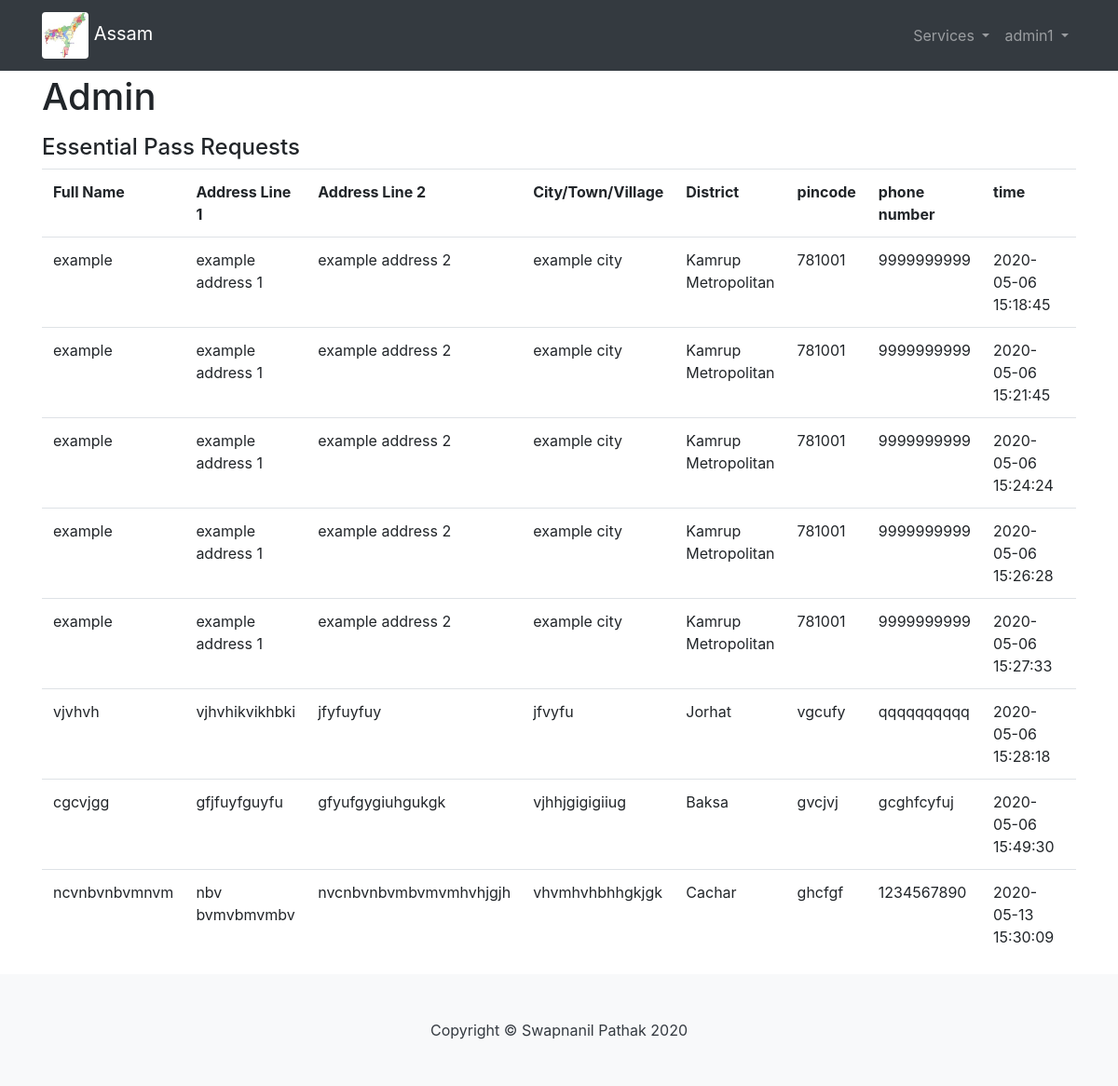
The app's page /admin/foodSupply.php (signed in) with its own data.
### tables this page shows
CREATE TABLE `foodsupplyaddresses` (
  `address_id` int(10) UNSIGNED NOT NULL,
  `user_id` int(10) UNSIGNED NOT NULL,
  `fullname` varchar(50) NOT NULL,
  `address1` varchar(255) NOT NULL,
  `address2` varchar(255) NOT NULL,
  `city` varchar(50) NOT NULL,
  `district` varchar(50) NOT NULL,
  `pincode` varchar(6) NOT NULL,
  `phoneno` varchar(10) NOT NULL,
  `status` varchar(20) DEFAULT 'processing',
  `date` timestamp NOT NULL DEFAULT CURRENT_TIMESTAMP
);

### admin/foodSupply.php (the view, shortened to what this page needs)
<?php
  require_once("../include/config.php");
  $userId = $_SESSION['id'];
  $getUserInfo = $con->prepare("SELECT * FROM adminusers WHERE id= :id LIMIT 1");
  $getUserInfo->bindParam(':id',$userId,PDO::PARAM_INT);
  $getUserInfo->execute();
  if($getUserInfo->rowCount()==1){
    $userDetails = $getUserInfo->fetch(PDO::FETCH_ASSOC);
  }else{
    header("location:/covid19hackathon/admin/logout.php");exit;
  }
?>
<!DOCTYPE html>
<html lang="en">
<head>
  <link href="assets/css/bootstrap.min.css" rel="stylesheet">
  <link href="assets/css/modern-business.css" rel="stylesheet">
</head>
<body>
  <?php require("navbar.php");?>
  <div class="container">
    <h1 class="mt-4 mb-3">Admin
    </h1>
    <div class="row">
      <div class="col-lg-12">
        <h4>Essential Pass Requests</h4>
          <div style="overflow-x:auto;">
  <table class="table">
    <tr><th>Full Name</th><th>Address Line 1</th><th>Address Line 2</th><th>City/Town/Village</th><th>District</th><th>pincode</th><th>phone number</th><th>time</th><th>Status</th></tr>
            <?php
              $foodSupplyList = $con->prepare("SELECT * FROM foodsupplyaddresses");
              $foodSupplyList->execute();
              while($row = $foodSupplyList->fetch(PDO::FETCH_ASSOC)){
                echo "<tr><td>".$row['fullname']."</td><td>".$row['address1']."</td><td>".$row['address2']."</td><td>".$row['city']."</td><td>".$row['district']."</td><td>".$row['pincode']."</td><td>".$row['phoneno']."</td><td>".$row['date']."</td><td><form method='POST' action='foodSupply.php'>
                <input type ='hidden' name='address_id' value=".$row['address_id'].">
                <select name='new_status'>
                <option selected>".$row['status']."</option>
                <option>Initiated</option>
                <option>Dispatched</option>
                <option>Delivered</option>
                <option>Processing</option>
                </select>
                <input type='submit' value='GO' class='btn btn-dark'>
                </form></td>";
              }
            ?>
  </table>
</div>
      </div>
    </div>
  </div>
  <footer class="py-5 bg-light">
    <div class="container">
      <p class="m-0 text-center text-dark">Copyright &copy; Swapnanil Pathak 2020</p>
    </div>
  </footer>
</body>
</html>

### admin/navbar.php (shortened to what this page needs)
<nav class="navbar fixed-top navbar-expand-lg navbar-dark bg-dark fixed-top">
  <div class="container">
   <a class="navbar-brand" href="dashboard.php"> <img src="../assets/images/assammap.jpg" class="img-responsive rounded circle" alt="Responsive image" width="50px" height ="50px"> Assam </a>
    <div class="collapse navbar-collapse" id="navbarResponsive">
      <ul class="navbar-nav ml-auto">
        <li class="nav-item dropdown">
          <a class="nav-link dropdown-toggle" href="#" id="navbarDropdownPortfolio" data-toggle="dropdown" aria-haspopup="true" aria-expanded="false">
            Services
          </a>
        </li>
       <li class="nav-item dropdown">
          <a class="nav-link dropdown-toggle" href="#" id="navbarDropdownPortfolio" data-toggle="dropdown" aria-haspopup="true" aria-expanded="false">
            <?php echo $userDetails['username']?>
          </a>
        </li>
      </ul>
    </div>
  </div>
</nav>

### admin/assets/css/modern-business.css (style rules this page uses)
body { padding-top: 56px; }

### records on screen
foodsupplyaddresses: fullname "example", address1 "example address 1", address2 "example address 2", city "example city", district "Kamrup Metropolitan", pincode "781001", phoneno "9999999999", date "2020-05-06 15:18:45"
foodsupplyaddresses: fullname "example", address1 "example address 1", address2 "example address 2", city "example city", district "Kamrup Metropolitan", pincode "781001", phoneno "9999999999", date "2020-05-06 15:21:45"
foodsupplyaddresses: fullname "example", address1 "example address 1", address2 "example address 2", city "example city", district "Kamrup Metropolitan", pincode "781001", phoneno "9999999999", date "2020-05-06 15:24:24"
foodsupplyaddresses: fullname "example", address1 "example address 1", address2 "example address 2", city "example city", district "Kamrup Metropolitan", pincode "781001", phoneno "9999999999", date "2020-05-06 15:26:28"
foodsupplyaddresses: fullname "example", address1 "example address 1", address2 "example address 2", city "example city", district "Kamrup Metropolitan", pincode "781001", phoneno "9999999999", date "2020-05-06 15:27:33"
foodsupplyaddresses: fullname "vjvhvh", address1 "vjhvhikvikhbki", address2 "jfyfuyfuy", city "jfvyfu", district "Jorhat", pincode "vgcufy", phoneno "qqqqqqqqqq", date "2020-05-06 15:28:18"
foodsupplyaddresses: fullname "cgcvjgg", address1 "gfjfuyfguyfu", address2 "gfyufgygiuhgukgk", city "vjhhjgigigiiug", district "Baksa", pincode "gvcjvj", phoneno "gcghfcyfuj", date "2020-05-06 15:49:30"
foodsupplyaddresses: fullname "ncvnbvnbvmnvm", address1 "nbv bvmvbmvmbv", address2 "nvcnbvnbvmbvmvmhvhjgjh", city "vhvmhvhbhhgkjgk", district "Cachar", pincode "ghcfgf", phoneno "1234567890", date "2020-05-13 15:30:09"

### other values on screen
$userDetails['username'] "admin1"
